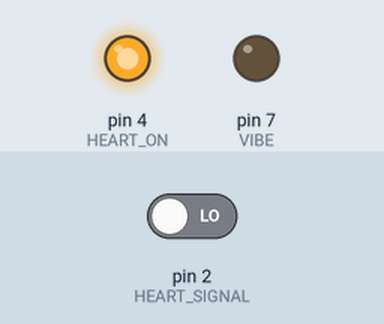
This sketch was run on a simulated Arduino Uno, built with avr-gcc and run on an emulated ATmega328P. Parts: output pins drawn as LEDs (lit = HIGH). Inputs (shaded band) come from the test bench; at power-on: pin 2 (HEART_SIGNAL) LOW. What the sketch prints to the serial monitor is not drawn.

Above: at 0.1 s.
Timing chart, 0 to 1.6 s (numbered marks = the images above):
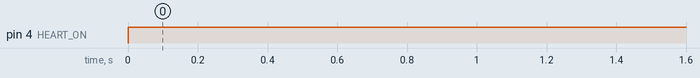

Measured:
- by itself, pin 4 (HEART_ON): LOW → HIGH at 0.00 s

The sketch:

Depression_VR-Tacticle_Therapy.ino
```cpp
// pin constants

#define HEART_ON 4 // digital pin 4; turns on heart rate sensor
#define HEART_SIGNAL 2 // digital pin 2; reads heart signal digitally
#define ACCEL A2 // analog pin 2
#define VIBE 7 // digital pin 7

String myInput = "";
bool stringComplete = false;
String myValue = "0";
int beat = 0;

void setup() {
  // initialize Serial with baud 9600
  Serial.begin(9600);

  // digital output
  pinMode(VIBE, OUTPUT);
  pinMode(HEART_ON, OUTPUT);

  // digital input
  pinMode(HEART_SIGNAL, INPUT);
}

int getHeartRate(int heartOn, int heartSignal) {
  // measures 10ms intervals
  int counter;
  int reading;
  bool spike = false;

  // first activate the heart monitor
  digitalWrite(heartOn, HIGH);
  counter = millis();
  delay(10);
  digitalWrite(heartOn, LOW);

  // now get the reading
  while (spike == false) {
    reading = digitalRead(heartSignal);
    if (reading != 0) {
      spike = true;
      counter = millis() - counter;
    }
  }

  return counter;
}

void loop() { // main function
 //Serial.println(getHeartRate(HEART_ON, HEART_SIGNAL));
digitalWrite(HEART_ON, HIGH);
Serial.println(digitalRead(HEART_SIGNAL));
 /*
 int value1 = myInput.lastIndexOf("Intensity: ") + 11;
 int value2 = myInput.lastIndexOf("Intensity: ") + 12;
 myValue = String(myInput.substring(value1, value2));


  if (myValue.equals("1")){
  digitalWrite(vibrator1, HIGH);
  }
  if (myValue.equals("0")){
  digitalWrite(vibrator1, LOW);
  }
  myInput = "";
  delay(20);
  */
}

/*
void serialEvent() {
  while (Serial.available()) {
    char inChar = (char)Serial.read();
    myInput += inChar;
    if (inChar == '\n') {
      stringComplete = true;
    }
  }
}

*/
```
